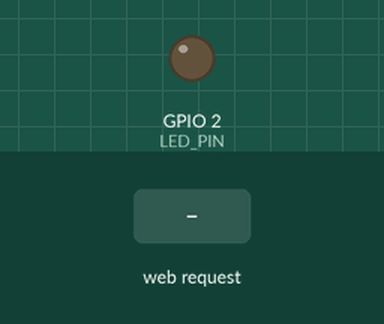
Simulated run of this sketch. Board: ESP32. Parts: output pins drawn as LEDs (lit = HIGH). The inputs (shaded band) are chosen by the test bench. WiFi joins after 1.5 s; servers stay silent unless stated; what the sketch prints to the serial monitor is not drawn.

Above: at 3.1 s.
3.2 s: HTTP request GET /on received
At 4.4 s:
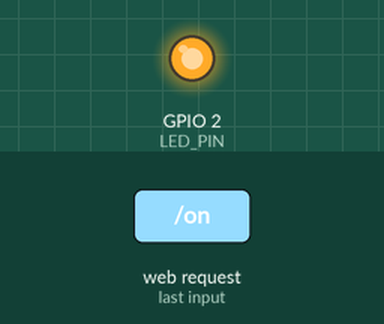
4.7 s: HTTP request GET /off received
At 5.6 s:
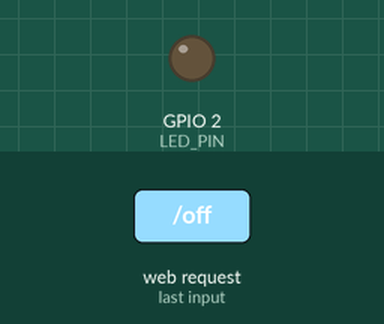
Timing chart, 0 to 7.7 s (numbered marks = the images above; inputs shaded):
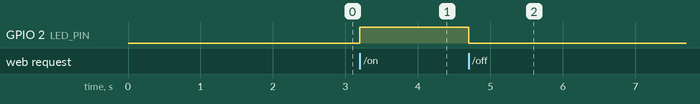

Measured:
- after the input at 3.2 s, GPIO 2 (LED_PIN): LOW → HIGH at once
- after the input at 4.7 s, GPIO 2 (LED_PIN): HIGH → LOW at once

The sketch:

ServidorESP32.ino
```cpp
#include <WiFi.h>
#include <WebServer.h>

const char* ssid     = "INFINITUMC300";
const char* password = "4bChf4aFcP";

WebServer server(80);
const int LED_PIN = 2;

void handleRoot() {
  bool ledState = digitalRead(LED_PIN);

  String html = "<!DOCTYPE html><html><head>";
  html += "<meta charset='UTF-8'>";
  html += "<title>ESP32 LED</title>";
  html += "<style>";
  html += "body { font-family: sans-serif; text-align: center; padding: 40px; }";
  html += "a { display: inline-block; padding: 16px 32px; margin: 10px;";
  html += "border-radius: 8px; text-decoration: none; font-size: 20px; color: white; }";
  html += ".on { background: #1D9E75; }";
  html += ".off { background: #E24B4A; }";
  html += "</style></head><body>";
  html += "<h2>Control LED - ESP32</h2>";
  html += "<p>Estado: <strong>";
  html += ledState ? "ENCENDIDO" : "APAGADO";
  html += "</strong></p>";
  html += "<a href='/on' class='on'>Encender</a>";
  html += "<a href='/off' class='off'>Apagar</a>";
  html += "</body></html>";

  server.send(200, "text/html", html);
}

// ---- Ruta /on ----
void handleOn() {
  digitalWrite(LED_PIN, HIGH);
  // Redirige de vuelta al inicio para ver el estado actualizado
  //server.sendHeader("Location", "/");
  server.send(200, "text/html", "Led encendido<br><a href=\"/\">Volver</a>");
}

// ---- Ruta /off ----
void handleOff() {
  digitalWrite(LED_PIN, LOW);
  //server.sendHeader("Location", "/");
  server.send(200, "text/html", "Led encendido<br><a href=\"/\">Volver</a>");
}

void setup() {
  pinMode(LED_PIN, OUTPUT);
  digitalWrite(LED_PIN, LOW);
  Serial.begin(115200);
  delay(400);

  WiFi.begin(ssid, password);

  Serial.print("#");
  Serial.print("##");
  Serial.print("#####");
  Serial.print("######.Conectando");
  while (WiFi.status() != WL_CONNECTED) {
    delay(500);
    Serial.print(".");
  }
  Serial.println("\nConectado!");
  Serial.print("IP del server: ");
  Serial.println(WiFi.localIP());

  // Registrar cada ruta con su función
  server.on("/",    handleRoot);
  server.on("/on",  handleOn);
  server.on("/off", handleOff);

  server.begin();
  Serial.println("Servidor iniciado");
}

void loop() {
  server.handleClient();
}
```
